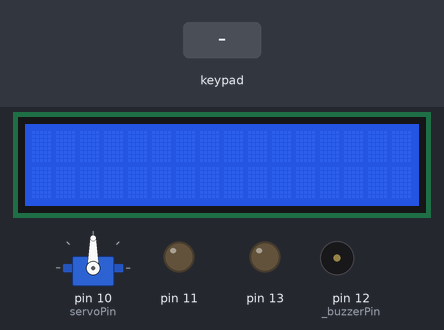
Bench run of a sketch on a simulated Arduino Uno, built with avr-gcc and run on an emulated ATmega328P. Shown: 16×2 character LCD, servo, output pins drawn as LEDs (lit = HIGH), buzzer (waves = sounding). Inputs (shaded band) come from the test bench. What the sketch prints to the serial monitor is not drawn.

Above: at 1.2 s.
1.3 s: keypad keys 1 2 3 4 # pressed 0.4 s apart
At 4.2 s:
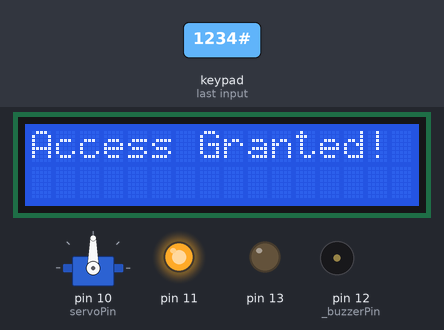
4.8 s: key '#' pressed
At 7.7 s:
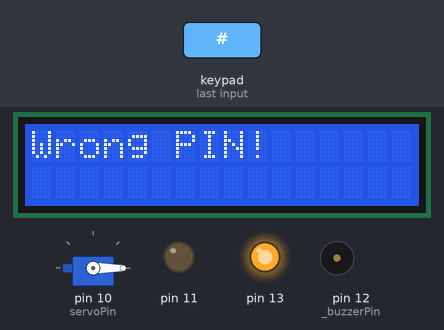
7.8 s: keypad keys 2 3 5 6 # pressed 0.4 s apart
At 9.91 s:
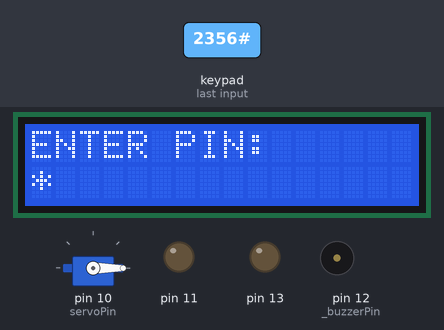
11.5 s: key '*' pressed
14.5 s: key '1' pressed
16.5 s: key '2' pressed
At 17.7 s:
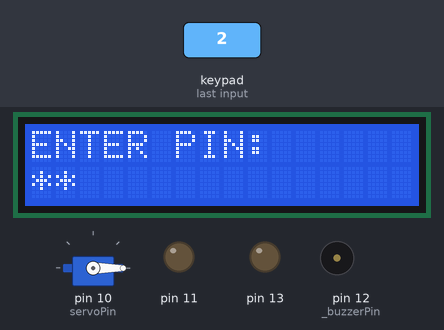
Timing chart, 0 to 19.0 s (numbered marks = the images above; inputs shaded):
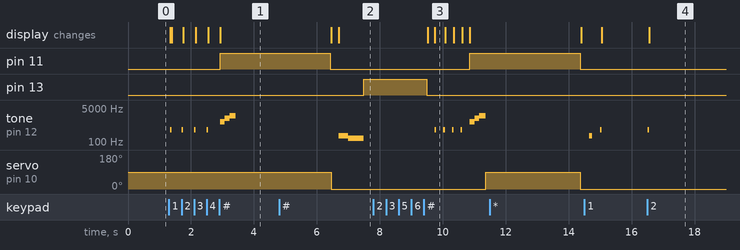

Measured:
- after the input at 1.3 s, pin 11: LOW → HIGH after 1.6 s; tone on pin 12 (_buzzerPin): plays 400 Hz for 0.05 s, 400 Hz for 0.05 s, 400 Hz for 0.05 s, 400 Hz for 0.05 s, 1000 Hz for 0.15 s, 1500 Hz for 0.15 s … (7 notes in this stretch), starting at once; the display: first changes at once (image 1 shows a later state)
- after the input at 4.8 s, pin 13: LOW → HIGH after 2.7 s; tone on pin 12 (_buzzerPin): silent → 200 Hz after 1.9 s, → 150 Hz 0.30 s later, → silent 0.50 s later; the display: first differs from a run without the input after 1.9 s (image 2)
- after the input at 7.8 s, pin 11: LOW → HIGH after 3.1 s; tone on pin 12 (_buzzerPin): plays 400 Hz for 0.05 s, 400 Hz for 0.05 s, 400 Hz for 0.05 s, 400 Hz for 0.05 s, 1000 Hz for 0.15 s, 1500 Hz for 0.15 s … (7 notes in this stretch), starting after 1.9 s
- after the input at 16.5 s, tone on pin 12 (_buzzerPin): silent → 400 Hz at once, → silent 0.05 s later; the display: changes after 0.06 s (image 4)

The sketch:

main.ino
```cpp
#include <Arduino.h>
#include "Buzzer.h"
#include "KeypadManager.h"
#include "LCD.h"
#include "LockSystem.h"
#include "LED.h"
#include "ServoMotor.h"

LiquidCrystal_I2C myLcd(0x27, 16, 2);
LCD myDisplay(&myLcd);

Security mySecurity("1234", "2356");
Led myPinSuccess(11);
Led myPinError(13);
Buzzer myBuzzer(12);
KeyPad myKeyPad;
ServoMotor myServo(10);

bool isSystemIdle = true;
byte wrongAttempts = 0;

void setup() {
Serial.begin(9600);
myDisplay.begin();
myPinSuccess.begin();
myPinError.begin();
myBuzzer.begin();
myServo.begin();
myKeyPad.getPressedKey();
}

void loop() {

  char key = myKeyPad.getPressedKey();


  if(key) {
    myDisplay.updateStars(0);

    if(isSystemIdle) {
      myDisplay.showIdle();
      isSystemIdle = false;
    }


    switch(key) {

      case '*': {
        // Clear logic
        mySecurity.resetBuffer();
        myDisplay.clear();
        myDisplay.showIdle();
        isSystemIdle = true;
        myBuzzer.lowToneSound();
        myPinSuccess.ledTurnOff();
        myPinError.ledTurnOff();
        break;
      }
      case '#': {
        myPinSuccess.ledTurnOff();
        myPinError.ledTurnOff();
        // Enter logic
        if (mySecurity.checkPIN()) {
          wrongAttempts = 0;
          myDisplay.clear();
          myDisplay.showSuccess();
          myPinSuccess.ledTurnOn();
          myBuzzer.playSuccessSound();
          myServo.servoUnlock();

          delay(3000);

          myServo.servoLock();
          myPinSuccess.ledTurnOff();
          mySecurity.resetBuffer();
          myDisplay.showIdle();
        }
        else {
          myDisplay.clear();
          myDisplay.showError();
          myBuzzer.playErrorSound();
          myPinError.ledTurnOn();
          mySecurity.resetBuffer();
          wrongAttempts++;
          delay(2000);
          myPinError.ledTurnOff();

          if (wrongAttempts >= 3) {
            myDisplay.clear();
            myBuzzer.blockAlarmSound();
            myDisplay.blockedSystem();
            wrongAttempts = 0;
            isSystemIdle = true;

     }

     myDisplay.clear();
     myDisplay.showIdle();
    }
        break;
      }

      default:

      if(isDigit(key)) {
        if(mySecurity.addToBuffer(key))  {
          myBuzzer.playKeyClick();
          int buffer = mySecurity.getBufferLength();
          myDisplay.updateStars(buffer - 1);
      }
    }
    break;
  }
    delay(200);
  }
}
```

Buzzer.h
```cpp
#ifndef BUZZER_H
#define BUZZER_H

#include <Arduino.h>

class Buzzer {

  private:

       int _buzzerPin = 12;

  public:

      Buzzer(int pin) : _buzzerPin(pin) {}

      void begin() {
        pinMode(_buzzerPin, OUTPUT);
      }

      void playSuccessSound() { // high freq sound ~ success
        tone(_buzzerPin, 1000);
        delay(150);
        tone(_buzzerPin, 1500);
        delay(150);
        tone(_buzzerPin, 2000);
        delay(200);
        noTone(_buzzerPin);
      }

      void playKeyClick() {
        tone(_buzzerPin, 400);
        delay(50);
        noTone(_buzzerPin);
      }

      void playErrorSound() { // low freq sound ~ sads
        tone(_buzzerPin, 200);
        delay(300);
        tone(_buzzerPin, 150);
        delay(500);
        noTone(_buzzerPin);
      }

      void blockAlarmSound() { // zvuk pri greshka / error sound
        for(int i = 0; i < 3; i++) {
          tone(_buzzerPin, 800);
          delay(200);
          tone(_buzzerPin, 500);
          delay(200);
        }
        noTone(_buzzerPin);
      }

      void lowToneSound() {
        tone(_buzzerPin, 200);
        delay(100);
        noTone(_buzzerPin);
      }

};


#endif
```

LED.h
```cpp
#ifndef LED_H
#define LED_H

#include <Arduino.h>

class Led {

  private:

        uint8_t _ledPin;


  public:

      Led(int pin) : _ledPin(pin) {}

      void begin() {
        pinMode(_ledPin, OUTPUT);
      }

      void ledTurnOn() {
        digitalWrite(_ledPin, HIGH);
      }

      void ledTurnOff() {
        digitalWrite(_ledPin, LOW);
      }


};

#endif
```

LockSystem.h
```cpp
#ifndef LOCKSYSTEM_H
#define LOCKSYSTEM_H


#include <Arduino.h>

class Security {

  private:

      String masterPIN[2] = {"1234", "2356"};
      String inputBuffer = "";


  public:

      Security(String p1, String p2) : masterPIN{p1, p2} {}

      bool addToBuffer(char key) {
        Serial.print("natisnat klavish: ");
        Serial.println(key);
        if(key >= '0' && key <= '9' && inputBuffer.length() < 4) {
          inputBuffer += key;
          Serial.print("tekusht buffer: ");
          Serial.println(inputBuffer);
          return true;
        }
        Serial.println("Greshka: Nevaliden klavish ili pulen buffer");
        return false;
      }

      bool resetBuffer() {
        inputBuffer = "";
        return false;
      }

      bool checkPIN() {
        for(int i = 0; i < 2; i++) {
          if(inputBuffer == masterPIN[i]) return true;
        }
        return false;
      }

      int getBufferLength() {
        return inputBuffer.length();
      }


};


#endif
```

ServoMotor.h
```cpp
#ifndef SERVOMOTOR_H
#define SERVOMOTOR_H

#include <Servo.h>
#include <Arduino.h>

class ServoMotor {

  private:

      int servoPin = 10;
      bool isLocked = true;
      Servo myServo;

  public:

      ServoMotor(int pin) : servoPin(pin) {}

      void begin() {
        myServo.attach(servoPin);
      }

      void servoUnlock() {
        myServo.write(90);
        isLocked = false;
      }

      void servoLock() {
        myServo.write(0);
        isLocked = true;
      }


};


#endif
```

KeypadManager.h
```cpp
#ifndef KEYPADMANAGER_H
#define KEYPADMANAGER_H

#include <Arduino.h>
#include <Keypad.h>

class KeyPad {

  private:

      static const byte ROWS = 4;
      static const byte COLS = 4;

      char keys[ROWS][COLS] = {
        {'1', '2', '3', 'A'},
        {'4', '5', '6', 'B'},
        {'7', '8', '9', 'C'},
        {'*', '0', '#', 'D'}
      };

      byte rowPins[ROWS] = {9, 8, 7, 6};
      byte colPins[COLS] = {5, 4, 3, 2};

      Keypad _kpd;

  public:

      KeyPad() : _kpd(makeKeymap(keys), rowPins, colPins, ROWS, COLS) {}

      char getPressedKey() {
        return _kpd.getKey();
      }


};

#endif
```

LCD.h
```cpp
#ifndef LCD_H
#define LCD_H

#include <LiquidCrystal_I2C.h>
#include <Arduino.h>

class LCD {

  private:

      LiquidCrystal_I2C* _lcd;

  public:

      LCD(LiquidCrystal_I2C* lcd) : _lcd(lcd) {}

      void begin() {
        _lcd->init();
        _lcd->backlight();
      }

      void showIdle() {
        _lcd->setCursor(0, 0);
        _lcd->print("ENTER PIN:      ");
        _lcd->setCursor(0, 1);
        _lcd->print("                ");
      }

      void updateStars(int position) {
          _lcd->setCursor(position, 1);
          _lcd->print("*");

      }

      void blockedSystem() {
        _lcd->clear();
        _lcd->setCursor(0, 0);
        _lcd->print("BLOCKED SYSTEM!");
        _lcd->setCursor(0, 1);
        _lcd->print("Wait 5 seconds..");
        delay(5000);
      }

      void showSuccess() {
        _lcd->print("Access Granted!");
      }

      void showError() {

        _lcd->setCursor(0, 0);
        _lcd->print("Wrong PIN!");

      }

      void showEmptyMessage() {
        _lcd->print("Cleared!");
      }

      void clear() {
        _lcd->clear();
      }


};

#endif
```
